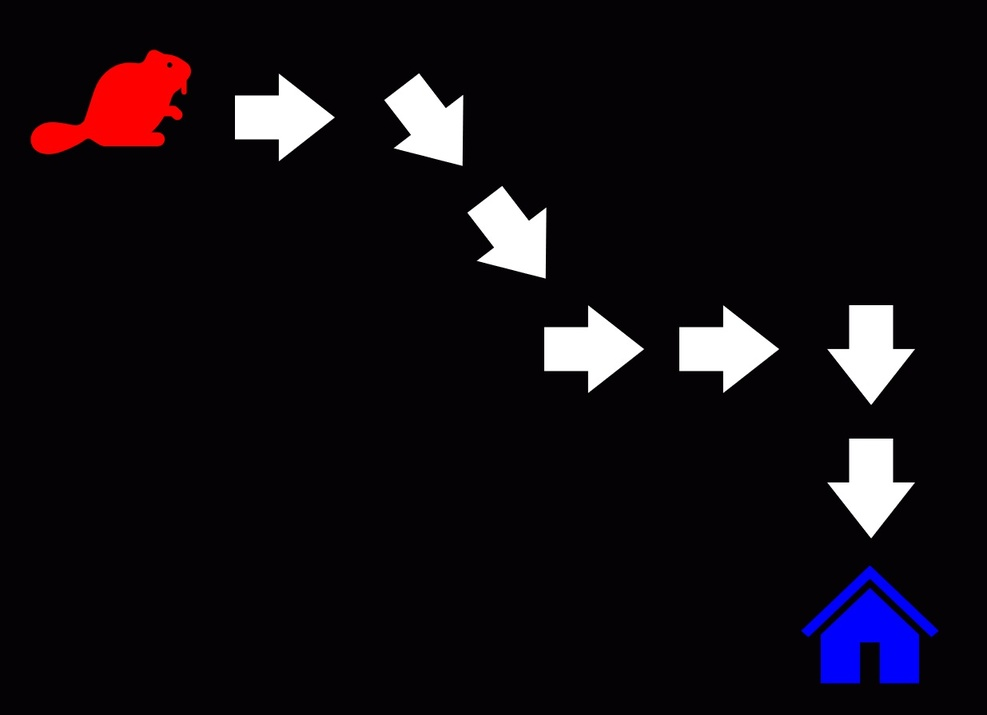
%> input picture hw_3/Рис_ДЗ 3 (2).jpg, 987 x 715 px, shrunk from 1235 x 895 before the run
$ octave hw3.m   (GNU Octave 9; MATLAB toolbox functions it lacks are replaced by stand-ins)
%> lines starting %> are read from the running program, lines starting %| are printed output that depends on the picture; in (x1, y1, x2, y2) boxes, pixels count from 0 and x2, y2 are one past the last pixel; in counts of white or black regions, pixels touching at a corner belong together; the program's own positions count from 1
%% 1. Загрузка исходного изображения
originalImage = imread('Рис_ДЗ 3 (2).jpg');
%> originalImage is the input picture: size 715x987x3 uint8; mean R, G, B 17.9, 13, 18.6

%% 2. Сегментация по цветам
hsvImage = rgb2hsv(originalImage);
%> hsvImage: size 715x987x3 double; mean H, S, V 0.732, 0.584, 0.085

redMask1 = hsvImage(:,:,1) < 0.05;
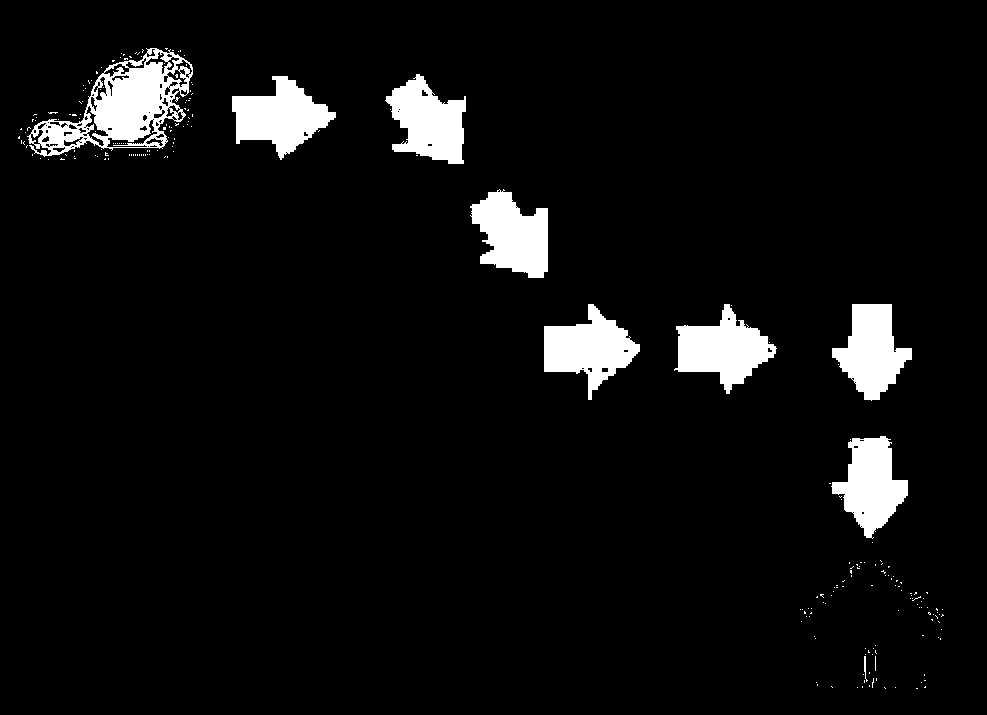
%> redMask1: size 715x987 logical; 5.6% white; 232 white regions (223 under 20 px), largest, box (x1, y1, x2, y2) and area: (27, 48, 193, 157) 7337, (674, 304, 777, 394) 4698, (232, 76, 336, 160) 4664
redMask2 = hsvImage(:,:,1) > 0.95;
%> redMask2: size 715x987 logical; 0.38% white in thin lines or dots, all inside (x1, y1, x2, y2) = (16, 47, 944, 688)
redMask = (redMask1 | redMask2) & (hsvImage(:,:,2) > 0.4);
%> redMask: size 715x987 logical; 1.4% white; 146 white regions (145 under 20 px), largest, box (x1, y1, x2, y2) and area: (27, 47, 193, 160) 9792
redMask = bwareaopen(redMask, 50);
%> redMask: size 715x987 logical; 1.4% white; 1 white region, box (x1, y1, x2, y2) and area: (27, 47, 193, 160) 9792

whiteMask = (hsvImage(:,:,2) < 0.2) & (hsvImage(:,:,3) > 0.9);
%> whiteMask: size 715x987 logical; 4.2% white; 7 white regions, largest, box (x1, y1, x2, y2) and area: (235, 75, 334, 160) 4277, (828, 306, 914, 404) 4252, (468, 187, 546, 278) 4249
whiteMask = bwareaopen(whiteMask, 20);

blueMask = (hsvImage(:,:,1) > 0.4) & (hsvImage(:,:,1) < 0.7) & (hsvImage(:,:,2) > 0.4);
%> blueMask: size 715x987 logical; 1.6% white; 223 white regions (215 under 20 px), largest, box (x1, y1, x2, y2) and area: (799, 563, 940, 688) 10114, (817, 641, 818, 671) 30, (408, 72, 422, 80) 26
blueMask = bwareaopen(blueMask, 100);
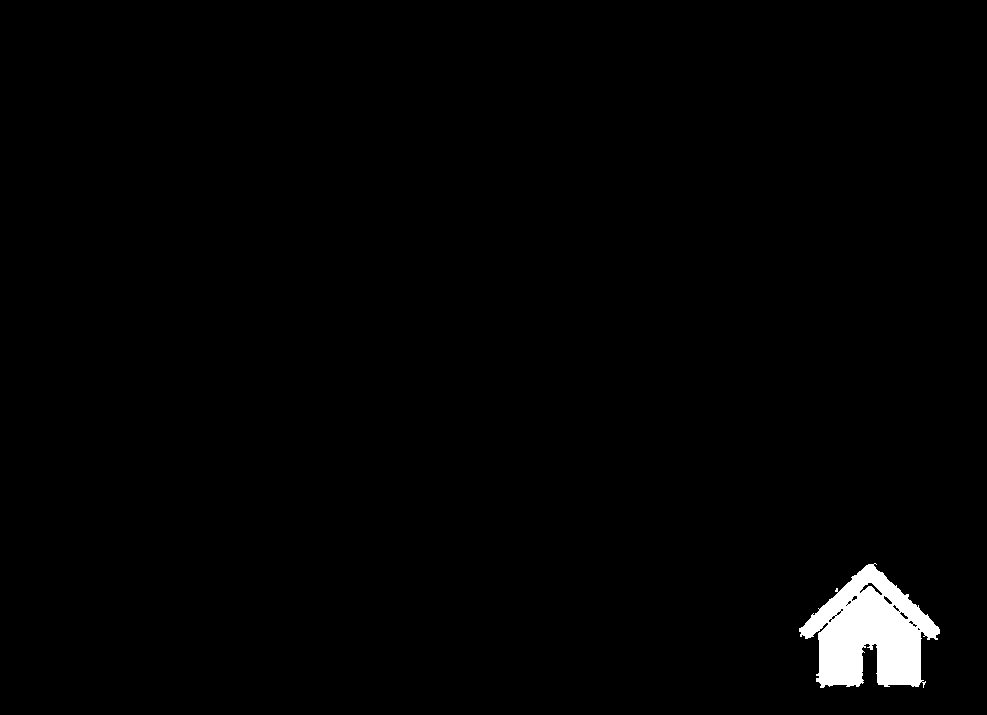
%> blueMask: size 715x987 logical; 1.4% white; 1 white region

%% 3. Обработка объектов
redStats = regionprops(redMask, 'Centroid', 'BoundingBox');
%> redStats = 1 region; box (x1, y1, x2, y2) and Centroid: (27, 47, 193, 160) [123.5 108.1]
animalCentroid = redStats(1).Centroid;
%> animalCentroid = [123.5 108.1]

whiteStats = regionprops(whiteMask, 'Centroid', 'BoundingBox');
%> whiteStats = 7 regions; box (x1, y1, x2, y2) and Centroid: (235, 75, 334, 160) [280 118], (385, 74, 463, 165) [429.3 122.5], (468, 187, 546, 278) [512.5 235.2], (545, 307, 643, 391) [589.8 349.6], (680, 307, 778, 392) [724.9 349.6], (828, 306, 914, 404) [871.8 350.6], (828, 439, 914, 537) [871.8 483.8]

blueStats = regionprops(blueMask, 'Centroid', 'BoundingBox');
%> blueStats = 1 region; box (x1, y1, x2, y2) and Centroid: (799, 563, 940, 688) [870.5 633.8]
targetCentroid = blueStats(1).Centroid;
%> targetCentroid = [870.5 633.8]

%% 4. Алгоритм построения пути
pathPoints = animalCentroid;
%> pathPoints = [123.5 108.1]
currentPos = animalCentroid;
%> currentPos = [123.5 108.1]
remainingObjects = [whiteStats; blueStats];
%> remainingObjects = 8 regions; box (x1, y1, x2, y2) and Centroid: (235, 75, 334, 160) [280 118], (385, 74, 463, 165) [429.3 122.5], (468, 187, 546, 278) [512.5 235.2], (545, 307, 643, 391) [589.8 349.6], (680, 307, 778, 392) [724.9 349.6], (828, 306, 914, 404) [871.8 350.6], (828, 439, 914, 537) [871.8 483.8], (799, 563, 940, 688) [870.5 633.8]
maxSteps = length(remainingObjects) + 2;
%> maxSteps = 10

for step = 1:maxSteps
    availableObjects = remainingObjects;
    if isempty(availableObjects)
        break;
    end

    distances = arrayfun(@(x) norm(currentPos - x.Centroid), availableObjects);
    [~, idx] = min(distances);
    closestObj = availableObjects(idx);

    pathPoints = [pathPoints; closestObj.Centroid];
    currentPos = closestObj.Centroid;
    remainingObjects(idx) = [];

    if ~isempty(find([blueStats.Centroid] == closestObj.Centroid, 1))
        break;
    end
end
%> this loop made 8 passes
%> (distances, closestObj) on passes 4 to 8: ([138.1; 241.2; 377.4; 436.9; 535.7], {Centroid [589.8 349.6], BoundingBox [545.5 307.5 98 84]}), ([135.1; 281.9; 312.2; 399.4], {Centroid [724.9 349.6], BoundingBox [680.5 307.5 98 85]}), ([146.9; 199; 319.3], {Centroid [871.8 350.6], BoundingBox [828.5 306.5 86 98]}), ([133.2; 283.2], {Centroid [871.8 483.8], BoundingBox [828.5 439.5 86 98]}), (150, {Centroid [870.5 633.8], BoundingBox [799.5 563.5 141 125]})
%> (distances, closestObj, pathPoints) on passes 1 to 3: ([156.9; 306.2; 409.3; 525.2; 648.1; 786.6; 837.3; 913.4], {Centroid [280 118], BoundingBox [235.5 75.5 99 85]}, [123.5 108.1; 280 118]), ([149.3; 260.4; 386.8; 501.6; 635.8; 695.7; 784], {Centroid [429.3 122.5], BoundingBox [385.5 74.5 78 91]}, [123.5 108.1; 280 118; 429.3 122.5]), ([140.1; 278.1; 372.7; 497.8; 571.2; 675.3], {Centroid [512.5 235.2], BoundingBox [468.5 187.5 78 91]}, [123.5 108.1; 280 118; 429.3 122.5; 512.5 235.2])
%> after the loop, pathPoints = [123.5 108.1; 280 118; 429.3 122.5; 512.5 235.2; 589.8 349.6; 724.9 349.6; 871.8 350.6; 871.8 483.8; 870.5 633.8]; remainingObjects = 0 regions

%% 5. Визуализация результата
resultImage = originalImage;

bbox = blueStats(1).BoundingBox;
%> bbox = [799.5 563.5 141 125]
resultImage = insertShape(resultImage, 'Rectangle', bbox, 'LineWidth', 3, 'Color', 'cyan');
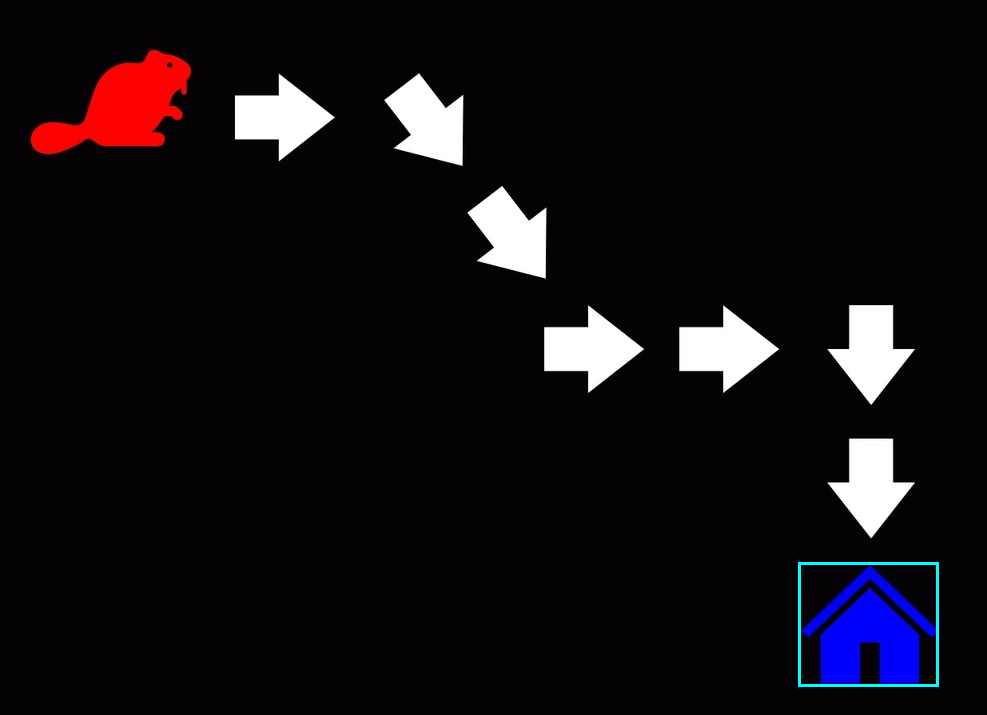
%> resultImage: size 715x987x3 uint8; 0.22% of pixels changed, all inside (x1, y1, x2, y2) = (798, 562, 939, 687)

for i = 1:length(whiteStats)
    arrowBox = whiteStats(i).BoundingBox;
    resultImage = insertShape(resultImage, 'Rectangle', arrowBox, 'LineWidth', 2, 'Color', 'white');
end
%> this loop made 7 passes
%> arrowBox on passes 1 to 7: [235.5 75.5 99 85], [385.5 74.5 78 91], [468.5 187.5 78 91], [545.5 307.5 98 84], [680.5 307.5 98 85], [828.5 306.5 86 98], [828.5 439.5 86 98]
%> pass 1, `resultImage = insertShape(resultImage, 'Rectangle', arrowBox, 'LineWid..`:
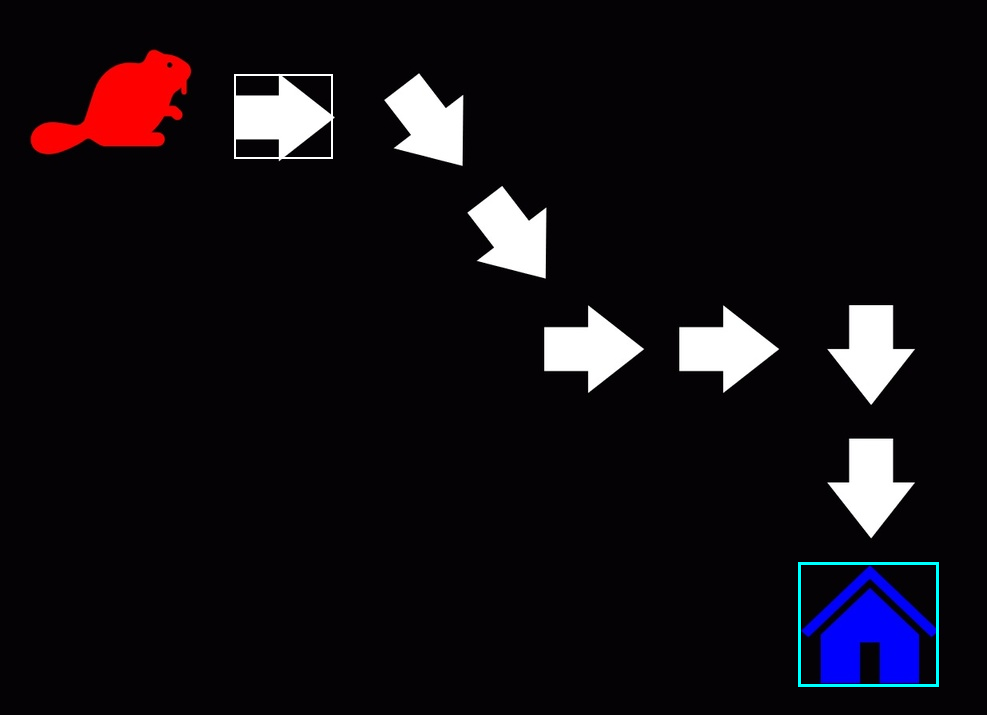
%> resultImage: size 715x987x3 uint8; 0.1% of pixels changed, all inside (x1, y1, x2, y2) = (234, 74, 333, 159)
%> after the loop:
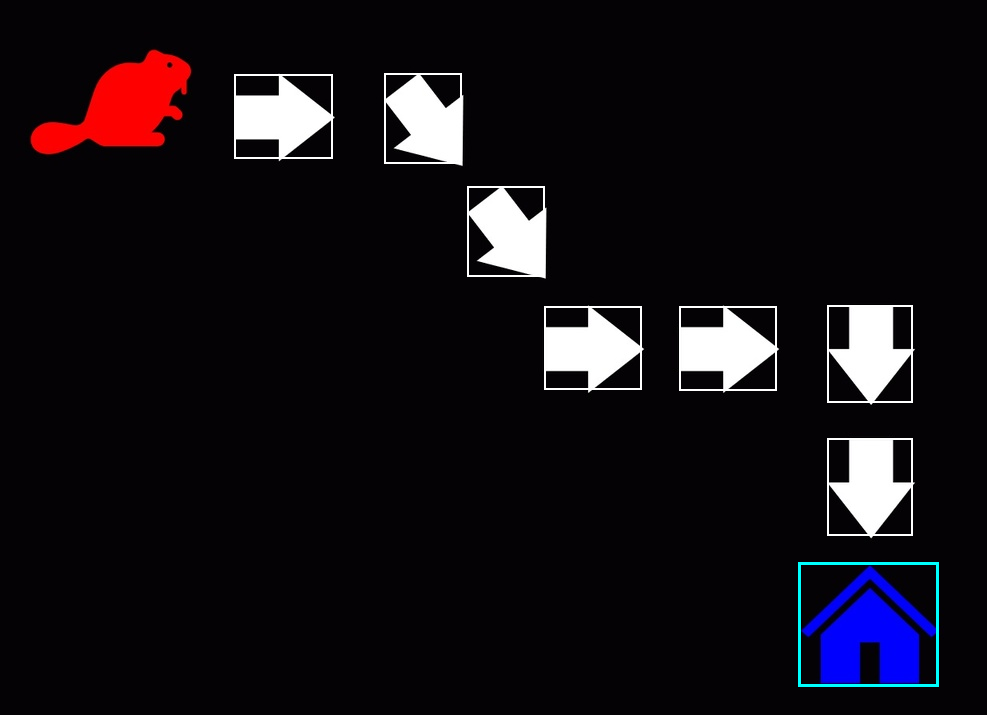
%> resultImage: size 715x987x3 uint8; 0.66% of pixels changed, all inside (x1, y1, x2, y2) = (234, 73, 913, 536)

resultImage = insertShape(resultImage, 'Line', [pathPoints(1:end-1,1), pathPoints(1:end-1,2), pathPoints(2:end,1), pathPoints(2:end,2)],'LineWidth', 3, 'Color', 'yellow');
resultImage = insertMarker(resultImage, pathPoints, 'o','Color', 'green', 'Size', 6);
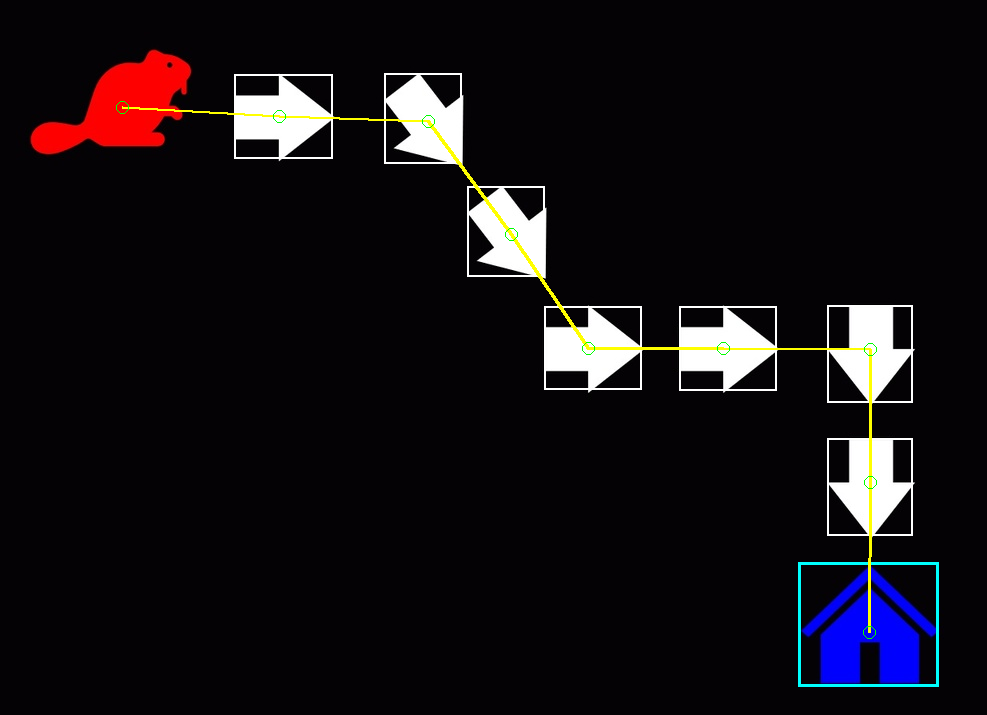
%> resultImage: size 715x987x3 uint8; mean R, G, B 19.7, 15.5, 19.8

figure; imshow(resultImage); title('Результат обработки');
